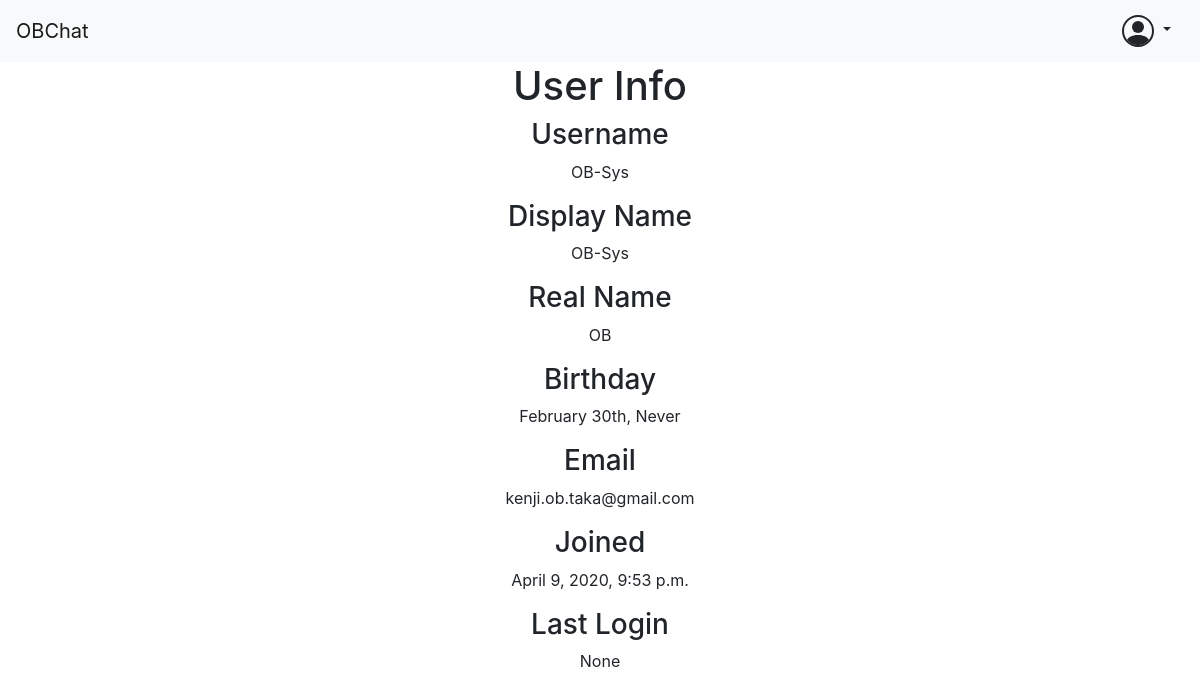
/OB/user/OB-Sys/ (signed in), run on the app's committed database.
### OB/models.py (models this page shows, shortened)
class OBUser(AbstractUser):
    display_name = CharField(
        max_length=DISPLAY_NAME_MAX_LENGTH,
        null=True
    )
    birthday = DateField(null=True)
    is_anon = BooleanField(default=False)
    is_expelled = BooleanField(default=False)
    is_ob = BooleanField(default=False)

### OB/views/user.py (the view, shortened to what this page needs)
# urls.py: url(r"^user/(?P<username>[-\w]+)/$", user, name="OB-user")
def user(request, username):
    template = "OB/user.html"
    context = {"user": try_get(OBUser, username=username)}
    if request.method == "GET":
        if not context["user"]:
            template = "OB/not_user.html"
        return render(request, template, context)

### OB/utilities/database.py (called while the page is built)
def try_get(model, **kwargs):
    try:
        return model.objects.get(**kwargs)
    except model.DoesNotExist:
        return None

### OB/templates/OB/user.html (shortened to what this page needs)
{% extends "OB/base.html" %}
{% block head %}
  {% load static %}
{% endblock %}
{% block body %}
  <div class="row">
    <div class="mx-auto text-center">
      <h1>User Info</h1>
      <div id="display-info">
        <h3>Username</h3>
        <p>{{ user.username }}</p>
        <h3>Display Name</h3>
        <p name="can-edit" id="display-name">{% if user.display_name %}{{ user.display_name }}{% else %}{{ user.username }}{% endif %}</p>
        <h3>Real Name</h3>
        <p name="can-edit" id="real-name">{{ user.first_name }}{{ user.last_name }}
        </p>
        <h3>Birthday</h3>
        <p name="can-edit" id="birthday">{% if user.birthday %}{{ user.birthday }}{% else %}February 30th, Never{% endif %}</p>
        <h3>Email</h3>
        <p>{{ user.email }}</p>
        <h3>Joined</h3>
        <p>{{ user.date_joined }}</p>
        <h3>Last Login</h3>
        <p>{{ user.last_login }}</p>
      </div>
    </div>
  </div>
{% endblock %}

### data on the page
OBUser: username "OB-Sys", display_name "OB-Sys", first_name "OB", email "kenji.ob.taka@gmail.com", date_joined "April 9, 2020, 9:53 p.m.", last_login "None"
